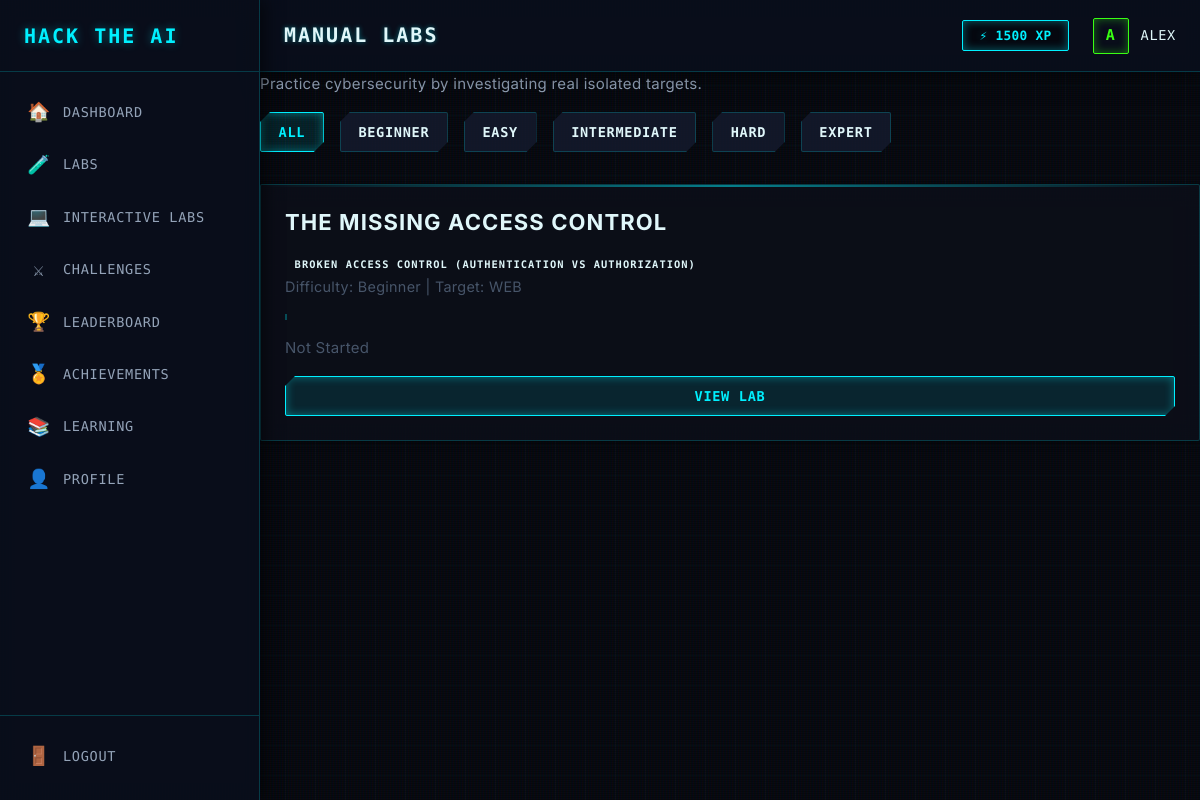
/manual-labs (signed in), run on the app's committed database.
### models.py (models this page shows)
class ManualLab(db.Model):
    __tablename__ = 'manual_labs'
    id = db.Column(db.String(50), primary_key=True)
    name = db.Column(db.String(100), nullable=False)
    topic = db.Column(db.String(100), nullable=False)
    difficulty = db.Column(db.String(50), nullable=False)
    target_type = db.Column(db.String(50), nullable=False)

### routes/labs.py (the view)
@labs_bp.route('/manual-labs')
def manual_labs():
    if 'user_id' not in session:
        return redirect(url_for('auth.login'))
    user_id = session['user_id']
    labs_data = db.session.query(
        ManualLab.id, ManualLab.name, ManualLab.topic, ManualLab.difficulty, ManualLab.target_type, ManualLabProgress.status
    ).outerjoin(
        ManualLabProgress, (ManualLab.id == ManualLabProgress.manual_lab_id) & (ManualLabProgress.user_id == user_id)
    ).all()
    labs_list = [{'id': l.id, 'name': l.name, 'topic': l.topic, 'difficulty': l.difficulty, 'target_type': l.target_type, 'status': l.status} for l in labs_data]
    return render_template('manual_labs.html', labs=labs_list)

### templates/manual_labs.html (shortened to what this page needs)
{% extends "base.html" %}
{% block page_title %}MANUAL LABS{% endblock %}
{% block content %}
<div class="content-header">
    <p class="subtitle">Practice cybersecurity by investigating real isolated targets.</p>
</div>
<div class="filters-bar" style="margin-bottom: 2rem; display: flex; gap: 1rem;">
    <button class="btn btn-primary filter-btn" data-filter="all">All</button>
    <button class="btn btn-secondary filter-btn" data-filter="Beginner">Beginner</button>
    <button class="btn btn-secondary filter-btn" data-filter="Easy">Easy</button>
    <button class="btn btn-secondary filter-btn" data-filter="Intermediate">Intermediate</button>
    <button class="btn btn-secondary filter-btn" data-filter="Hard">Hard</button>
    <button class="btn btn-secondary filter-btn" data-filter="Expert">Expert</button>
</div>
<div class="labs-grid">
    {% for lab in labs %}
    <div class="card lab-card">
        <div class="card-header">
            <h3 class="card-title">{{ lab.name }}</h3>
            <span class="badge badge-primary">{{ lab.topic }}</span>
        </div>
        <div class="card-body">
            <div class="lab-meta" style="margin-bottom: 1rem; font-size: 0.9rem; color: var(--text-muted);">
                <span>Difficulty: {{ lab.difficulty }}</span> |
                <span>Target: {{ lab.target_type|upper }}</span>
            </div>
            {% if lab.status == 'COMPLETED' %}
                <div class="progress-bar-container" style="margin-bottom: 1rem;">
                    <div class="progress-bar" style="width: 100%; background: var(--success);"></div>
                </div>
                <p class="text-success">Completed</p>
            {% elif lab.status == 'IN PROGRESS' %}
                <div class="progress-bar-container" style="margin-bottom: 1rem;">
                    <div class="progress-bar" style="width: 50%;"></div>
                </div>
                <p class="text-warning">In Progress</p>
            {% else %}
                <div class="progress-bar-container" style="margin-bottom: 1rem;">
                    <div class="progress-bar" style="width: 0%;"></div>
                </div>
                <p class="text-muted">Not Started</p>
            {% endif %}
        </div>
        <div class="card-footer">
            <a href="{{ url_for('labs.manual_lab_detail', lab_id=lab.id) }}" class="btn btn-primary" style="width: 100%;">View Lab</a>
        </div>
    </div>
    {% else %}
    <p id="no-labs-msg" style="display: none;">No manual labs available for this difficulty.</p>
    {% endfor %}
</div>
{% endblock %}

### static/css/core/variables.css (style rules this page uses)
:root { --bg-primary: #05080f; --bg-secondary: #0a0f1d; --bg-card: rgba(13, 17, 28, 0.7); --bg-elevated: rgba(20, 27, 45, 0.85); --bg-inverse: #e0f7fa; --bg: var(--bg-secondary); --surface: var(--bg-card); --surface-1: var(--bg-card); --surface-2: var(--bg-elevated); --surface-hover: rgba(30, 41, 59, 0.9); --gradient-primary: linear-gradient(135deg, var(--accent), var(--secondary)); --border-light: rgba(0, 240, 255, 0.1); --border: rgba(0, 240, 255, 0.2); --border-hover: rgba(0, 240, 255, 0.5); --text-primary: #e0f7fa; --text-secondary: #94a3b8; --text-muted: #475569; --text-inverse: #05080f; --accent: #00f0ff; --accent-hover: #00c3d9; --accent-rgb: 0, 240, 255; --accent-glow: rgba(0, 240, 255, 0.4); --secondary: #39ff14; --secondary-rgb: 57, 255, 20; --secondary-glow: rgba(57, 255, 20, 0.4); --success: #39ff14; --success-rgb: 57, 255, 20; --warning: #ffb800; --warning-rgb: 255, 184, 0; --danger: #ff003c; --danger-rgb: 255, 0, 60; --info: #00f0ff; --info-rgb: 0, 240, 255; --shadow-xs: 0 0 5px rgba(0, 240, 255, 0.1); --shadow-sm: 0 0 10px rgba(0, 240, 255, 0.2); --shadow-md: 0 0 15px rgba(0, 240, 255, 0.3); --shadow-lg: 0 0 25px rgba(0, 240, 255, 0.4); --shadow-xl: 0 0 40px rgba(0, 240, 255, 0.5); --blur-sm: blur(4px); --blur-md: blur(12px); --blur-lg: blur(24px); --font-sans: 'Inter', system-ui, -apple-system, sans-serif; --font-mono: 'Fira Code', 'JetBrains Mono', monospace; --sidebar-width: 260px; --sidebar-collapsed-width: 70px; --header-height: 72px; --space-1: 0.25rem; --space-2: 0.5rem; --space-3: 0.75rem; --space-4: 1rem; --space-5: 1.25rem; --space-6: 1.5rem; --space-8: 2rem; --space-12: 3rem; --radius-sm: 2px; --radius-md: 4px; --radius-lg: 8px; --radius-full: 9999px; --transition-fast: 150ms ease-out; --transition-normal: 250ms cubic-bezier(0.4, 0, 0.2, 1); }
:root { --ws-bg: #03050a; --ws-bg-elevated: #05080f; --ws-bg-panel: rgba(10, 15, 29, 0.8); --ws-border: rgba(0, 240, 255, 0.15); --ws-text: #e0f7fa; --ws-text-secondary: #64748b; --ws-accent: #00f0ff; --ws-success: #39ff14; --ws-danger: #ff003c; --ws-warning: #ffb800; }

### static/css/core/typography.css (style rules this page uses)
body { font-size: 15px; letter-spacing: 0.02em; }
h1, h2, h3, h4, h5, h6 { font-weight: 700; line-height: 1.25; letter-spacing: 0.05em; color: var(--text-primary); margin-bottom: var(--space-4); text-transform: uppercase; }
h3 { font-size: 1.375rem; }
p { color: var(--text-secondary); margin-bottom: var(--space-4); line-height: 1.6; }
.text-muted { color: var(--text-muted); }

### data on the page
ManualLab: name "THE MISSING ACCESS CONTROL", topic "BROKEN ACCESS CONTROL (AUTHENTICATION VS AUTHORIZATION)", difficulty "Beginner", target_type "WEB"

### other printed values
{{ session.get('username')[0]|upper if session.get('username') else 'U' }} "A"
{{ session.get('username') }} "ALEX"
